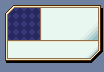

Tiled map render using the project's own tile images. Description and the whole map definition, tile-layer contents included, below:
An orthogonal 13x9 tile map with 8x8 px tiles, 1 tile layer (Tile Layer 1).

<map version="1.4" tiledversion="1.4.2" orientation="orthogonal" renderorder="right-down" width="13" height="9" tilewidth="8" tileheight="8" infinite="0" nextlayerid="2" nextobjectid="1">
 <tileset firstgid="1" name="BobMenuTiles" tilewidth="8" tileheight="8" tilecount="128" columns="16">
  <image source="../../Image/Png/BobMenuTiles.png" width="128" height="64" />
 </tileset>
 <layer id="1" name="Tile Layer 1" width="13" height="9">
  <data encoding="csv">
1,108,3,3,3,3,3,3,3,3,3,3,36,
103,106,2,2,2,107,27,27,27,27,27,27,31,
37,2,2,2,2,107,27,27,27,27,27,27,32,
37,2,2,2,2,107,27,27,27,27,27,28,33,
37,2,2,2,2,107,27,27,27,27,28,29,30,
37,109,109,109,109,109,109,109,109,109,109,109,110,
37,27,27,27,27,27,27,27,27,27,27,97,111,
100,101,101,101,101,101,101,101,101,101,99,112,98,
1,1,1,1,1,1,1,1,1,1,1,1,1
</data>
 </layer>
</map>
